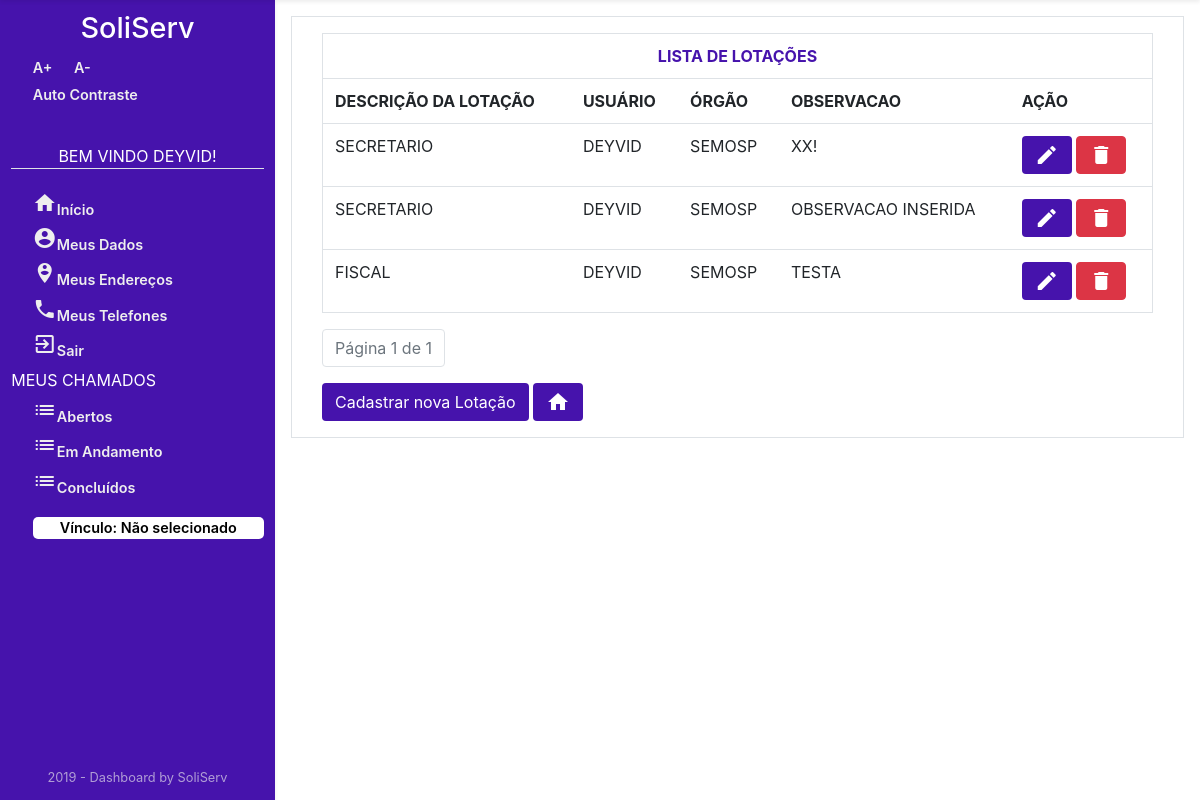
The app's page /Orgao/listarLotacoes/ (signed in), older data.
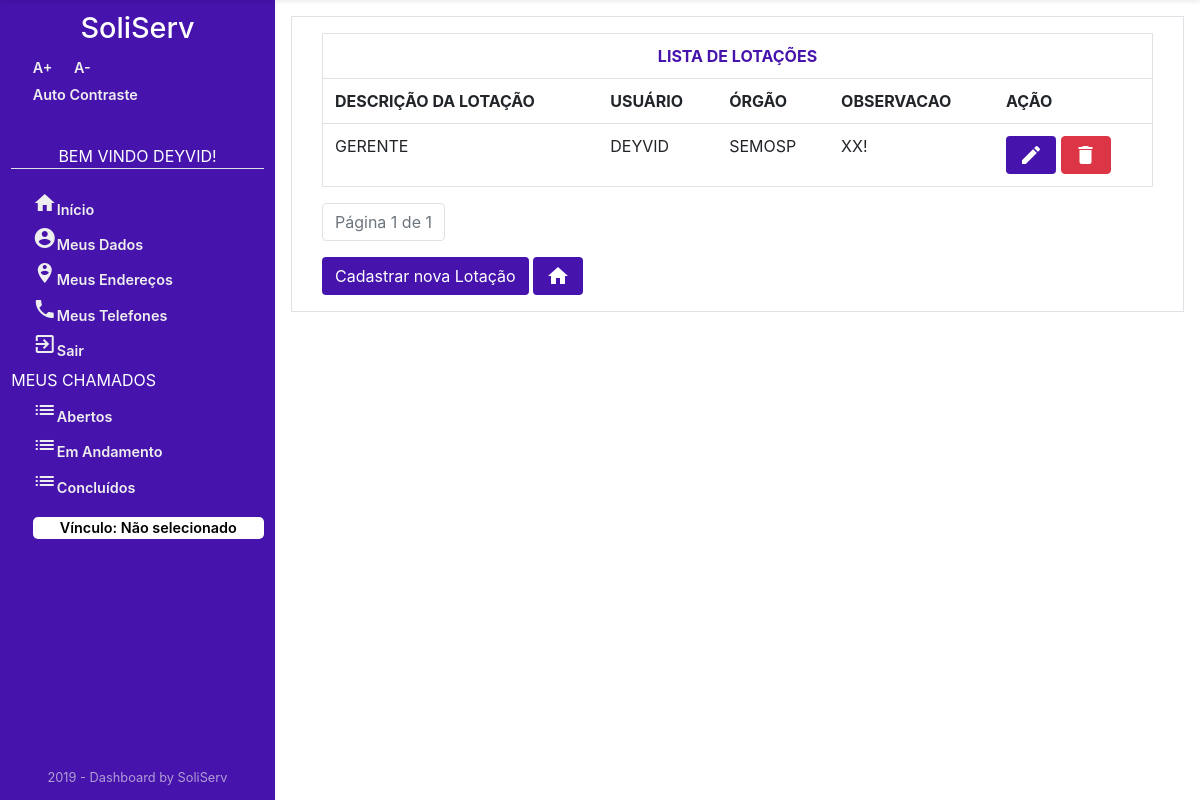
The same page, newer data.
### Orgao/models.py (models this page shows, shortened)
class Lotacao(models.Model):
    observacao = models.CharField('OBSERVAÇÃO', max_length=45)
    idTipoLotacao = models.ForeignKey(
        TipoLotacao, on_delete=models.CASCADE, verbose_name="TIPO LOTAÇÃO")
    idUsuario = models.ForeignKey(
        User, on_delete=models.CASCADE, verbose_name="USUÁRIO")
    idOrgao = models.ForeignKey(
        Orgao, on_delete=models.CASCADE, verbose_name="ÓRGÃO")
    class Meta:
        verbose_name = "Lotacao"
        verbose_name_plural = "Lotacao"

class TipoLotacao(models.Model):
    descricao = models.CharField('DESCRIÇÃO', max_length=45)
    class Meta:
        verbose_name = "TipoLotacao"
        verbose_name_plural = "TiposLotacao"

class Orgao(models.Model):
    nomeOrgao = models.CharField('NOME ORGÃO', max_length=45)
    descricao = models.CharField('DESCRIÇÃO', max_length=100)
    emailOrgao = models.CharField('EMAIL ORGÃO', max_length=45)
    nomeResponsavelOrgao = models.CharField(
        'RESPONSÁVEL PELO ÓRGÃO', max_length=45)
    enderecoOrgao = models.CharField(
        'ENDERECO ORGÃO', max_length=45, default="")
    telefoneOrgao = models.IntegerField('TELEFONE ORGÃO')
    class Meta:
        verbose_name = "Orgao"
        verbose_name_plural = "Orgao"

### Orgao/views.py (the view)
# urls.py: path('listarLotacoes/', views.LotacaoList, name='lista_lotacao'),
def LotacaoList(request):
    if not request.user.is_authenticated:
        return render(request, 'Usuario/acessoNegado.html')
    else:
        lotacao_list = Lotacao.objects.all()
        paginator = Paginator(lotacao_list, 6)
        page = request.GET.get('page')
        lotacao_list = paginator.get_page(page)
        context = {'lotacao_list': lotacao_list}
        if not request.user.is_authenticated:
            return render(request, 'Usuario/acessoNegado.html')
        else:
            return render(request, 'Orgao/lotacaoList.html', context)

### Orgao/templates/Orgao/lotacaoList.html (shortened to what this page needs)
{% extends "sistemaDeGestaoDeServicosPublicos/index1.html" %}
{% block centro %}
<main id="Orgao" class="container border">
    <div class="container">
        {% block centroOrgao %}
        <form style="overflow-x: auto;">
            {% if lotacao_list %}
            <table class="table border mt-3">
                <tr>
                    <th colspan="6" class="text-center" style="color: #4613ac; text-transform: uppercase">Lista de
                        Lotações
                    </th>
                </tr>
                <tr>
                    <th>DESCRIÇÃO DA LOTAÇÃO</th>
                    <th>USUÁRIO</th>
                    <th>ÓRGÃO</th>
                    <th>OBSERVACAO</th>
                    <th>AÇÃO</th>
                </tr>
                {% for lotacao in lotacao_list %}
                <tr style="text-transform: uppercase">
                    <td>
                        <a>
                            {{lotacao.idTipoLotacao.descricao}}
                        </a>
                    </td>
                    <td>{{lotacao.idUsuario.first_name}}</td>
                    <td>{{lotacao.idOrgao.nomeOrgao}}</td>
                    <td>{{lotacao.observacao}}</td>
                    <td>
                            <a  href="{% url 'Orgao:lotacao_atualizar' lotacao.id %}" class="btn" style="background: #4613ac; color: white;" title="Editar Lotação">
                                    <i class="material-icons">edit</i>
                            </a>
                        <a  href="{% url 'Orgao:lotacao_deletar' lotacao.id %}" class="btn btn-danger" style="color: white;"title="Excluir Lotação">
                                <i class="material-icons">delete</i>
                        </a>
                    </td>
                </tr>
                {% endfor %}
                {% else %}
                <div class="alert alert-danger mt-3">
                    Não há Dados Cadastrados!
                </div>
                {% endif %}
            </table>
        </form>
        <nav aria-label="text-left pagination  ">
            <ul class="pagination ">
                <li class="page-item disabled">
                    <a class="page-link" href="#">
                        Página {{ lotacao_list.number }} de
                        {{ lotacao_list.paginator.num_pages }}
                    </a>
                </li>
            </ul>
        </nav>
        <a class="btn  mb-3" href="{% url 'Orgao:cadastro_Lotacao'%}" style="background: #4613ac; color: white;"
            title="cadastrar nova Lotação">
            Cadastrar nova Lotação
        </a>
        <a class="btn  mb-3" href="{% url 'Orgao:orgao_index'%}" style="background: #4613ac; color: white;"
            title="Voltar a HomePage">
            <i class="material-icons">home</i>
        </a>
</main>
{% endblock %}
</div>
{% endblock %}

Row changes from the older to the newer data that the page shows:
removed Lotacao: idTipoLotacao.descricao "SECRETARIO", idUsuario.first_name "DEYVID", idOrgao.nomeOrgao "SEMOSP", observacao "OBSERVACAO INSERIDA"
removed Lotacao: idTipoLotacao.descricao "FISCAL", idUsuario.first_name "DEYVID", idOrgao.nomeOrgao "SEMOSP", observacao "TESTA"
changed Lotacao "XX!": idTipoLotacao.descricao "SECRETARIO" → "GERENTE"
